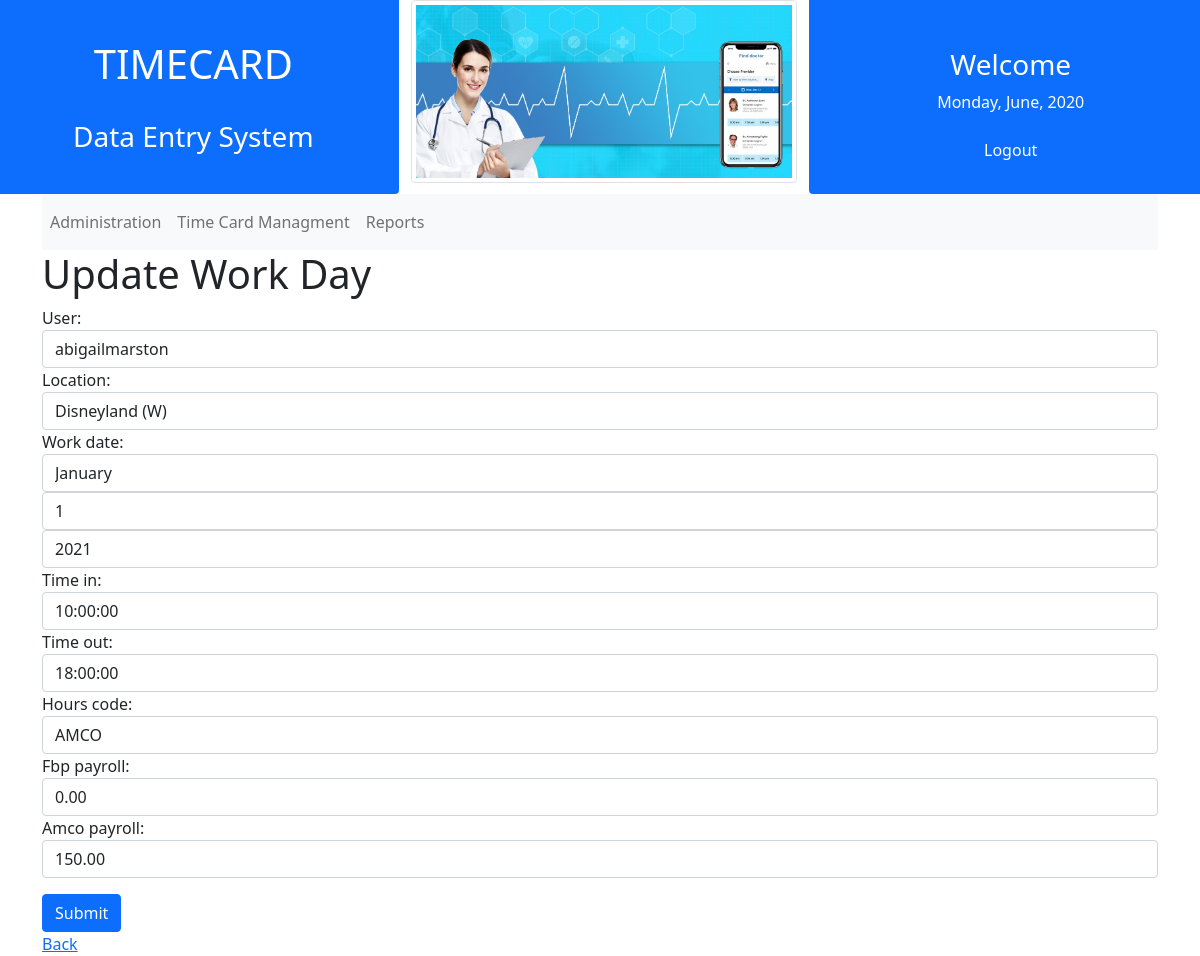
/workdays/3/update/ (signed in), run on the app's committed database.
### workdays/models.py (models this page shows, shortened)
class WorkDay(models.Model):
    user = models.ForeignKey(User, null=False, on_delete=models.CASCADE)
    location = models.ForeignKey(Location, null=True, on_delete=models.SET_NULL)
    work_date = models.DateField(null=False, default=now)
    time_in = models.TimeField(null=False, default=time(hour=8))
    time_out = models.TimeField(null=False, default=time(hour=16))
    hours_code = models.CharField(
        null=False,
        max_length=4,
        choices=HOUR_CODES,
        validators=[
            RegexValidator(
                regex="^(FBP|AMCO)$",
                message="Please choose either FBP or AMCO."
            )
        ]
    )
    fbp_payroll = models.DecimalField(
        max_digits=9,
        decimal_places=2,
        null=False,
        default=0,
        validators=[
            MinValueValidator(
                limit_value=0,
                message="Please insert a non-negative number."
            ),
            MaxValueValidator(
                limit_value=9999999.99,
                message="Payroll must be under $10 million."
            )
        ]
    )
    amco_payroll = models.DecimalField(
        max_digits=9,
        decimal_places=2,
        null=False,
        default=0,
        validators=[
            MinValueValidator(
                limit_value=0,
                message="Please insert a non-negative number."
            ),
            MaxValueValidator(
                limit_value=9999999.99,
                message="Payroll must be under $10 million."
            )
        ]
    )
    date_created = models.DateTimeField(null=False, default=now)
    def is_locked(self):
        return now() > self.date_created + timedelta(days=45)

### workdays/views.py (the view)
# urls.py: path("<int:pk>/update/", views.WorkDayUpdate.as_view(), name="update"),
class WorkDayUpdate(LoginRequiredMixin, UserPassesTestMixin, SuccessMessageMixin, UpdateView):
    model = WorkDay
    template_name = "workdays/new_or_update.html"
    extra_context = {"title": "Update Work Day"}
    form_class = WorkDayForm
    success_message = "Workday was successfully updated!"
    def test_func(self):
        return self.request.user.is_superuser and not self.get_object().is_locked()

### workdays/forms.py
class WorkDayForm(forms.ModelForm):
    work_date = forms.DateField(widget=forms.SelectDateWidget())
    time_in = forms.TimeField(widget=forms.TimeInput())
    time_out = forms.TimeField(widget=forms.TimeInput())
    class Meta:
        model = WorkDay
        exclude = ["date_created"]

### locations/models.py (called while the page is built)
    def __str__(self):
        return f"{self.name} ({self.sector})"

### workdays/templates/workdays/new_or_update.html
{% extends "base/form.html" %}
{% block back_button %}
    <a href="{% url 'workdays:list' %}">Back</a>
{% endblock back_button %}

### templates/base/form.html (shortened to what this page needs)
{% extends "base/base.html" %}
{% load widget_tweaks %}
{% block content %}
    <form enctype="multipart/form-data" method="POST" class="form-horizontal">
        {% if user_form and profile_form %}
            {% for field in user_form %}
            <div class="form-group col-xs-4">
                {{ field.label_tag}}
                {% render_field field class="form-control" %}
            </div>
            {% endfor %}
            {% for field in profile_form %}
            <div class="form-group col-xs-4">
                {{ field.label_tag}}
                {% render_field field class="form-control" %}
            </div>
            {% endfor %}
        {% else %}
            {% for field in form %}
            <div class="form-group col-xs-4">
                {{ field.label_tag}}
                {% render_field field class="form-control" %}
            </div>
            {% endfor %}
        {% endif %}
        <button class="btn btn-primary mt-3" type="submit">Submit</button>
    </form>
    {% block back_button %}{% endblock back_button %}
{% endblock content %}

### data on the page
WorkDay: user "abigailmarston" "Disneyland (W)" "10:00:00" "18:00:00" "AMCO" "0.00" "150.00"

### other printed values
{{ title }} "Update Work Day"
{{ field.label_tag }} "User:" "Location:" "Work date:" "Time in:" "Time out:" "Hours code:" "Fbp payroll:" "Amco payroll:"
